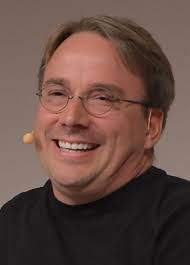
#> input picture resource/linus.jpg, 190 x 265 px
$ python visual.py
#> lines starting #> are read from the running program, lines starting #| are printed output that depends on the picture; after the words box and inside, x2 and y2 are one past the last pixel; in counts of white or black regions, pixels touching at a corner belong together
import cv2
import numpy as np
kernel=np.ones((5,5),np.uint8)
img=cv2.imread('resource/linus.jpg')
#> img is the input picture: shape (265, 190, 3); mean B, G, R 67.7, 75.1, 99.4
imgcanny=cv2.Canny(img,5,100)
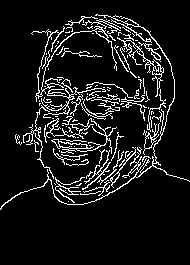
#> imgcanny: shape (265, 190); 9.5% white in thin lines or dots, all inside (x1, y1, x2, y2) = (0, 14, 190, 210)
imgeroded=cv2.erode(imgcanny,kernel,iterations=2)
#> imgeroded: shape (265, 190); every value is 0
imgDialtion=cv2.dilate(img,kernel,iterations=2)
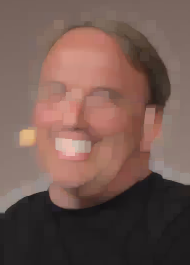
#> imgDialtion: shape (265, 190, 3); mean B, G, R 81.3, 88.8, 115.3
cv2.imshow('dialation',imgDialtion)
cv2.imshow('erod',imgeroded)

cv2.waitKey(0)

$ run again, with resource/Bill_Gates_2018.jpg copied over resource/linus.jpg
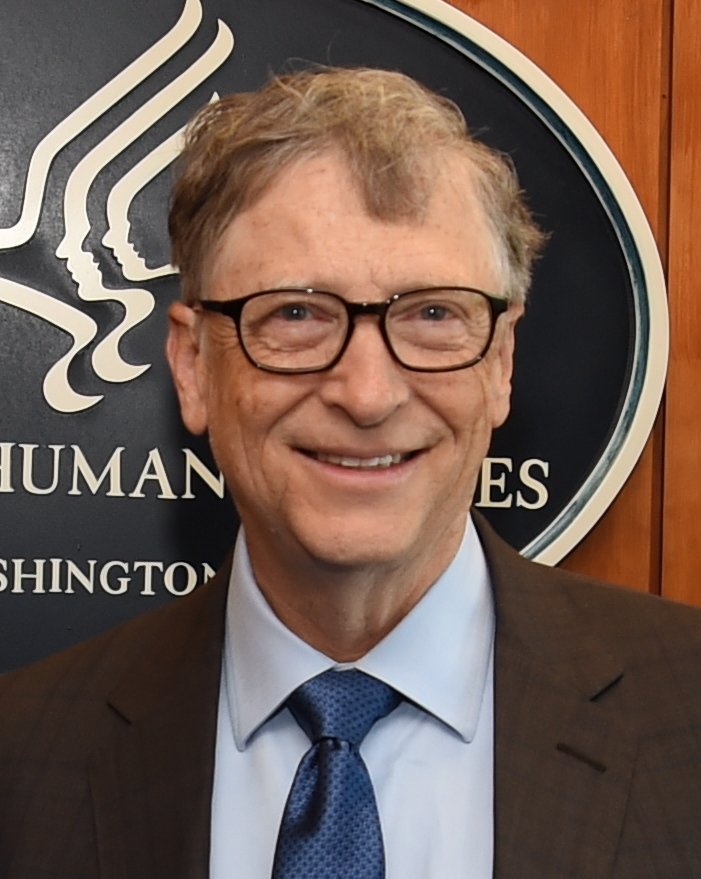
#> input picture resource/Bill_Gates_2018.jpg, 701 x 879 px
#> img is the input picture: shape (879, 701, 3); mean B, G, R 81.7, 92.1, 113.4
#> `imgcanny=cv2.Canny(img,5,100)`:
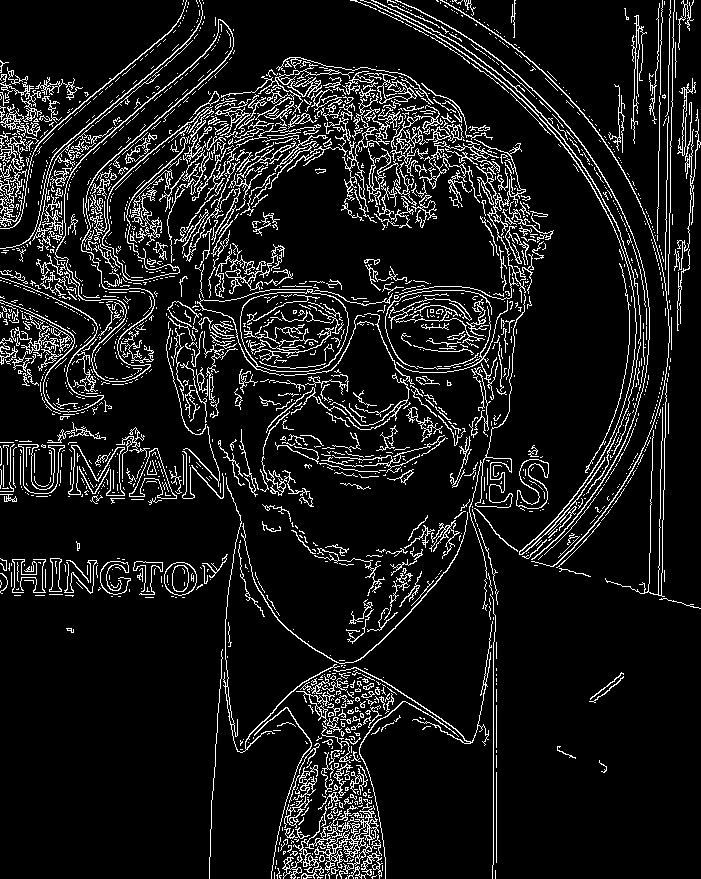
#> imgcanny: shape (879, 701); 10% white in thin lines or dots
#> imgeroded: shape (879, 701); every value is 0
#> `imgDialtion=cv2.dilate(img,kernel,iterations=2)`:
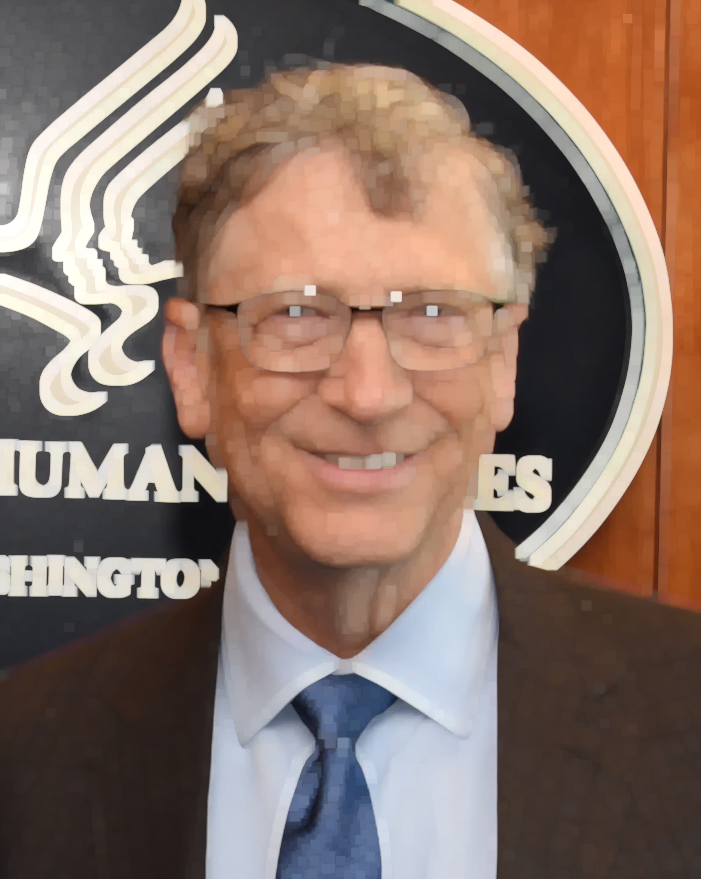
#> imgDialtion: shape (879, 701, 3); mean B, G, R 104.9, 115.6, 137.4

$ run again, with resource/elon-musk.jpg copied over resource/linus.jpg
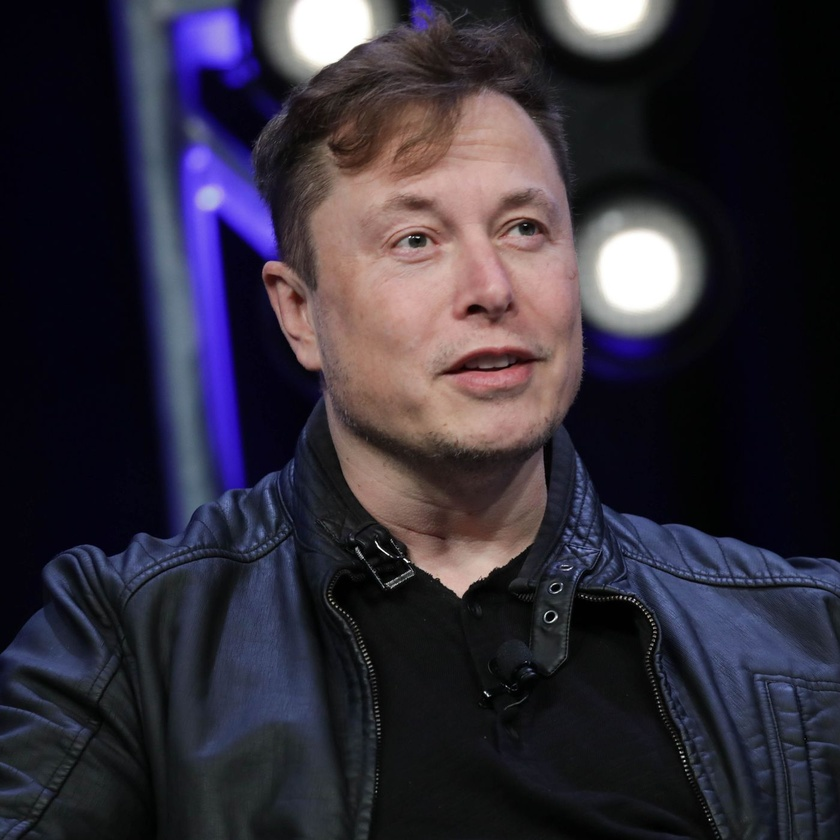
#> input picture resource/elon-musk.jpg, 840 x 840 px, shrunk from 1400 x 1400 before the run
#> img is the input picture: shape (840, 840, 3); mean B, G, R 56.9, 45.1, 50
#> `imgcanny=cv2.Canny(img,5,100)`:
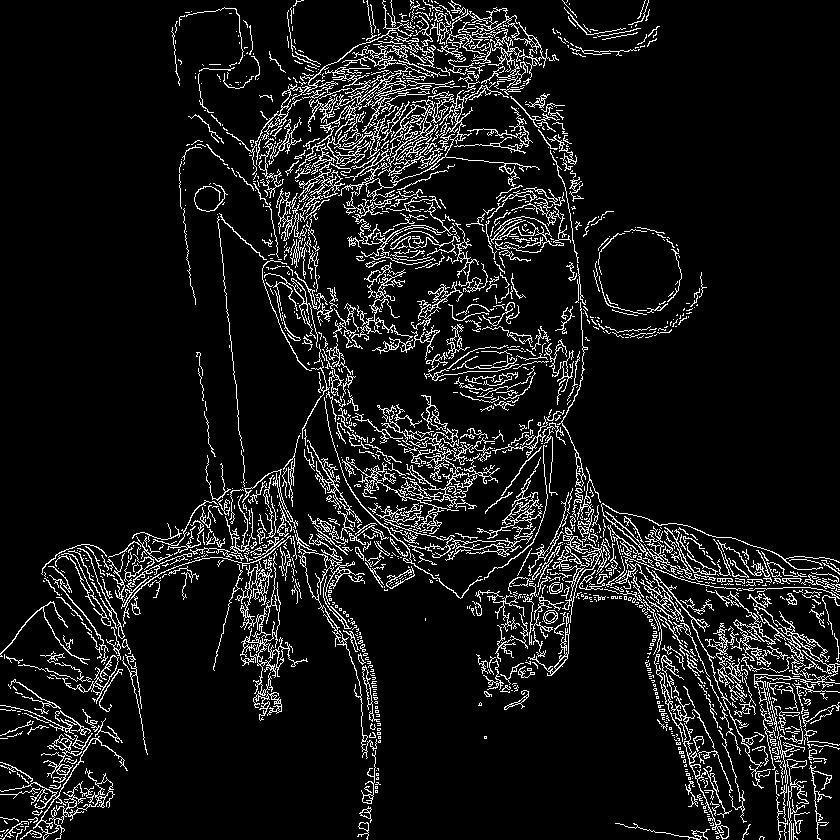
#> imgcanny: shape (840, 840); 9.1% white in thin lines or dots
#> imgeroded: shape (840, 840); every value is 0
#> `imgDialtion=cv2.dilate(img,kernel,iterations=2)`:
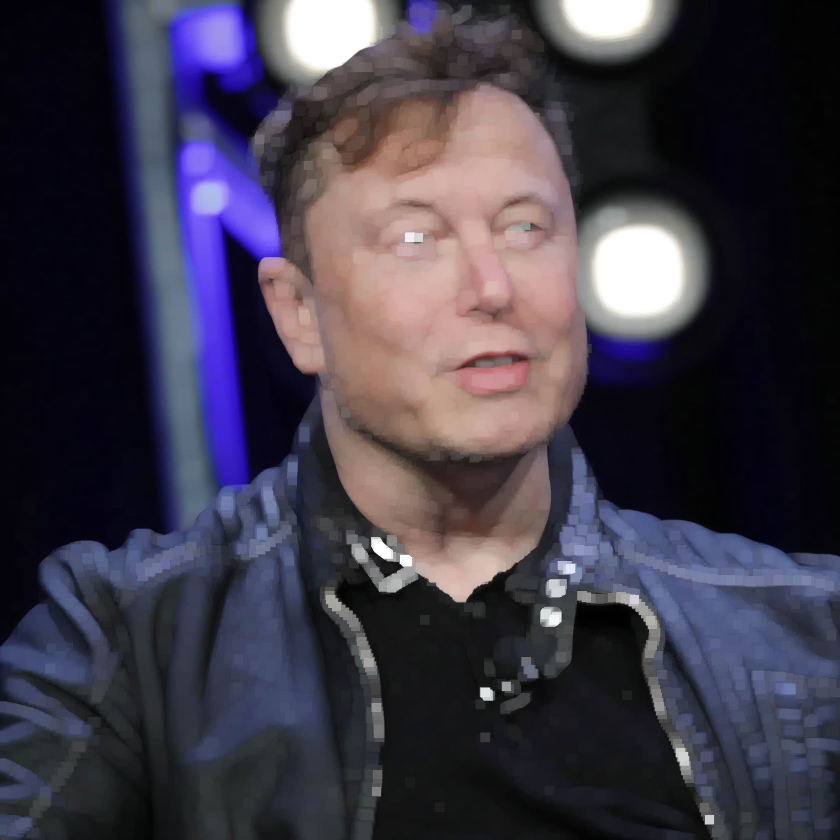
#> imgDialtion: shape (840, 840, 3); mean B, G, R 72.7, 59, 63.8
